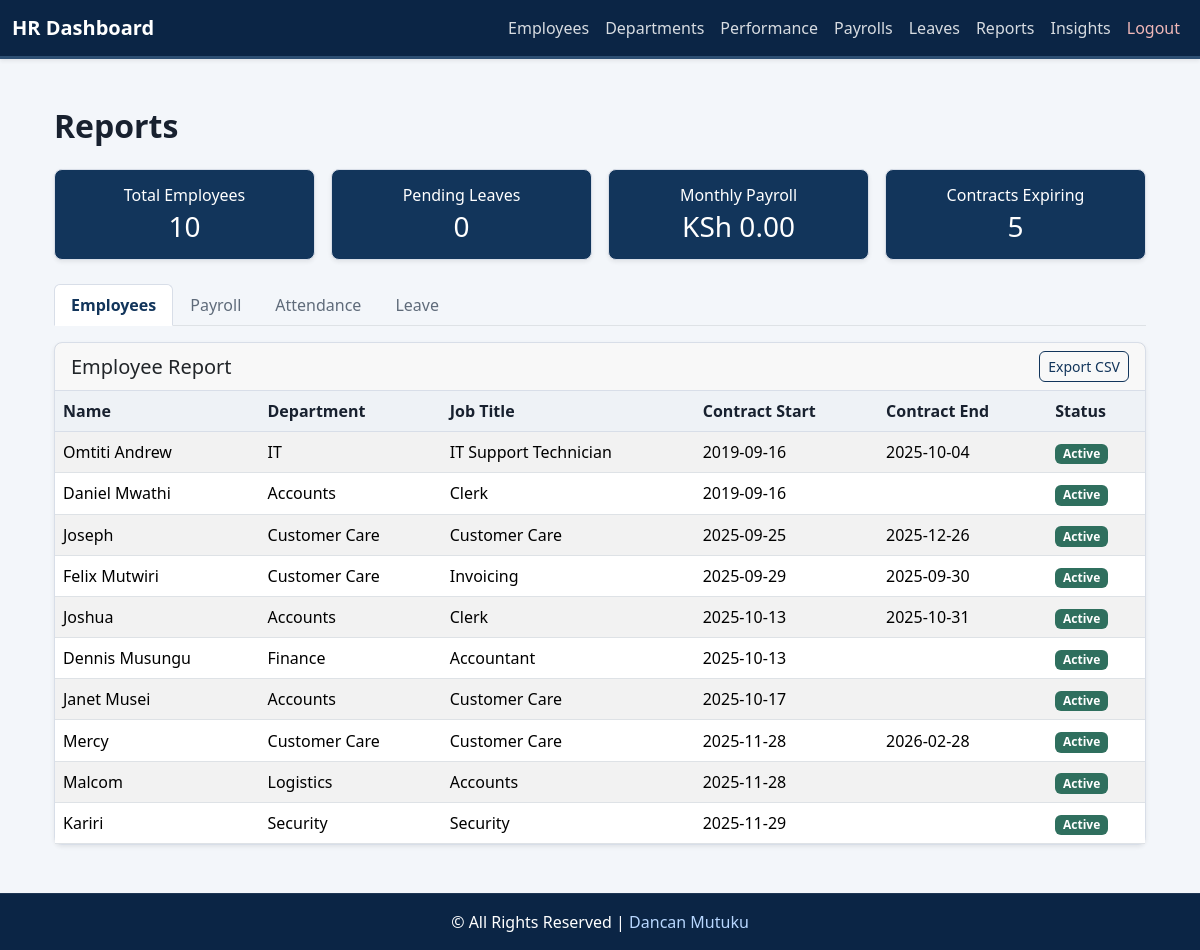
Page /employee/hr/reports/employees/ (signed in) on the committed database.
### core/models.py (models this page shows, shortened)
class Employee(models.Model):
    GENDER_CHOICES = (
        ("M", "Male"),
        ("F", "Female"),
    )
    user = models.OneToOneField(User, on_delete=models.CASCADE, related_name='employee_profile')
    employee_id = models.CharField(max_length=20, unique=True, blank=True, null=True)
    contact = models.CharField(max_length=20, blank=True)
    dob = models.DateField(null=True, blank=True)
    gender = models.CharField(max_length=1, choices=GENDER_CHOICES, blank=True)
    address = models.TextField(blank=True)
    job_title = models.CharField(max_length=100, blank=True)
    department = models.ForeignKey('Department', on_delete=models.SET_NULL, null=True, blank=True)
    hire_date = models.DateField(null=True, blank=True)
    is_active_employee = models.BooleanField(default=True)
    salary = models.DecimalField(
        max_digits=10, decimal_places=2, default=0, validators=[MinValueValidator(0)]
    )
    profile_picture = models.ImageField(upload_to="profiles/", blank=True, null=True)
    emergency_contact_name = models.CharField(max_length=100, blank=True, null=True)
    emergency_contact_phone = models.CharField(max_length=20, blank=True, null=True)
    annual_leave_balance = models.PositiveIntegerField(default=20)
    sick_leave_balance = models.PositiveIntegerField(default=10)
    contract_start = models.DateField(null=True, blank=True)
    contract_end = models.DateField(null=True, blank=True)
    @property
    def full_name(self):
        if self.user:
            return self.user.get_full_name() or self.user.username
        return "-"

class Department(models.Model):
    name = models.CharField(max_length=100)
    description = models.TextField(blank=True)

### core/views.py (the view)
# urls.py: path("hr/reports/employees/", views.employee_report, name="employee_report"),
@login_required
@group_required('HR')
def employee_report(request):
    total_employees = Employee.objects.count()
    pending_leaves = LeaveRequest.objects.filter(status="Pending").count()
    monthly_payroll = Payroll.objects.filter(
        period_start__month=timezone.now().month,
        period_start__year=timezone.now().year
    ).aggregate(total=models.Sum('net_pay'))['total'] or 0
    expiring_contracts = Employee.objects.filter(
        contract_end__lte=timezone.now() + timedelta(days=30)
    ).count()
    employees = Employee.objects.select_related("user", "department")
    payrolls = Payroll.objects.select_related("employee", "employee__user").order_by("-period_start")
    attendance = Attendance.objects.select_related("employee", "employee__user").order_by("-date")[:50]
    leaves = LeaveRequest.objects.select_related("employee", "employee__user").order_by("-start_date")
    context = {
        "total_employees": total_employees,
        "pending_leaves": pending_leaves,
        "monthly_payroll": monthly_payroll,
        "expiring_contracts": expiring_contracts,
        "employees": employees,
        "payrolls": payrolls,
        "attendance": attendance,
        "leaves": leaves,
    }
    return render(request, "reports/employee_report.html", context)

### core/templates/reports/employee_report.html (shortened to what this page needs)
{% extends "base_hr.html" %}
{% load static %}
{% block content %}
<div class="container mt-4">
    <h2 class="mb-4 fw-bold">Reports</h2>
    <div class="row g-3 mb-4">
        <div class="col-6 col-md-3">
            <div class="card text-white bg-primary shadow-sm rounded-3">
                <div class="card-body text-center">
                    <h6 class="card-title mb-1">Total Employees</h6>
                    <h3 class="mb-0">{{ total_employees }}</h3>
                </div>
            </div>
        </div>
        <div class="col-6 col-md-3">
            <div class="card text-white bg-success shadow-sm rounded-3">
                <div class="card-body text-center">
                    <h6 class="card-title mb-1">Pending Leaves</h6>
                    <h3 class="mb-0">{{ pending_leaves }}</h3>
                </div>
            </div>
        </div>
        <div class="col-6 col-md-3">
            <div class="card text-white bg-info shadow-sm rounded-3">
                <div class="card-body text-center">
                    <h6 class="card-title mb-1">Monthly Payroll</h6>
                    <h3 class="mb-0">KSh {{ monthly_payroll|floatformat:2 }}</h3>
                </div>
            </div>
        </div>
        <div class="col-6 col-md-3">
            <div class="card text-white bg-warning shadow-sm rounded-3">
                <div class="card-body text-center">
                    <h6 class="card-title mb-1">Contracts Expiring</h6>
                    <h3 class="mb-0">{{ expiring_contracts }}</h3>
                </div>
            </div>
        </div>
    </div>
    <ul class="nav nav-tabs mb-3" id="reportTabs" role="tablist">
        <li class="nav-item">
            <button class="nav-link active" id="employee-tab" data-bs-toggle="tab" data-bs-target="#employee" type="button" role="tab">Employees</button>
        </li>
        <li class="nav-item">
            <button class="nav-link" id="payroll-tab" data-bs-toggle="tab" data-bs-target="#payroll" type="button" role="tab">Payroll</button>
        </li>
        <li class="nav-item">
            <button class="nav-link" id="attendance-tab" data-bs-toggle="tab" data-bs-target="#attendance" type="button" role="tab">Attendance</button>
        </li>
        <li class="nav-item">
            <button class="nav-link" id="leave-tab" data-bs-toggle="tab" data-bs-target="#leave" type="button" role="tab">Leave</button>
        </li>
    </ul>
    <div class="tab-content" id="reportTabsContent">
        <div class="tab-pane fade show active" id="employee" role="tabpanel">
            <div class="card shadow-sm mb-4">
                <div class="card-header d-flex justify-content-between align-items-center">
                    <h5 class="mb-0">Employee Report</h5>
                    <a href="{% url 'hr_export_employees' %}" class="btn btn-sm btn-outline-primary">Export CSV</a>
                </div>
                <div class="card-body p-0">
                    <div class="table-responsive">
                        <table class="table table-striped table-hover mb-0 align-middle">
                            <thead class="table-light">
                                <tr>
                                    <th>Name</th>
                                    <th class="d-none d-md-table-cell">Department</th>
                                    <th class="d-none d-md-table-cell">Job Title</th>
                                    <th class="d-none d-lg-table-cell">Contract Start</th>
                                    <th class="d-none d-lg-table-cell">Contract End</th>
                                    <th>Status</th>
                                </tr>
                            </thead>
                            <tbody>
                                {% for emp in employees %}
                                <tr>
                                    <td>{{ emp.full_name }}</td>
                                    <td class="d-none d-md-table-cell">{{ emp.department.name|default:"-" }}</td>
                                    <td class="d-none d-md-table-cell">{{ emp.job_title|default:"-" }}</td>
                                    <td class="d-none d-lg-table-cell">{{ emp.hire_date|date:"Y-m-d" }}</td>
                                    <td class="d-none d-lg-table-cell">{{ emp.contract_end|date:"Y-m-d" }}</td>
                                    <td>
                                        {% if emp.is_active_employee %}
                                            <span class="badge bg-success">Active</span>
                                        {% else %}
                                            <span class="badge bg-danger">Inactive</span>
                                        {% endif %}
                                    </td>
                                </tr>
                                {% empty %}
                                <tr>
                                    <td colspan="6" class="text-center text-muted">No employee data available</td>
                                </tr>
                                {% endfor %}
                            </tbody>
                        </table>
                    </div>
                </div>
            </div>
        </div>
    </div>
</div>
{% endblock %}

### core/templates/base_hr.html (style rules this page uses)
:root { --brand: #12355b; --brand-dark: #0b2545; --brand-mid: #2d4f73; --brand-soft: #e8eef5; --success: #2f6f5e; --warning: #b7791f; --danger: #a33a3a; --info: #4f718b; --neutral: #5f6b7a; --page: #f3f6fa; --surface: #ffffff; --border: #d8dee8; --text: #18212f; --muted: #637083; }
body { min-height: 100vh; display: flex; flex-direction: column; font-family: "Segoe UI", Tahoma, Geneva, Verdana, sans-serif; background-color: var(--page); color: var(--text); }
.card { border-color: var(--border) !important; border-radius: 8px !important; box-shadow: 0 8px 24px rgba(18, 53, 91, 0.06); }
.card-header { border-bottom-color: var(--border); font-weight: 600; }
.bg-primary, .bg-info, .bg-success, .bg-warning { background-color: var(--brand) !important; color: #fff !important; }
.btn { border-radius: 6px; font-weight: 500; }
.btn-outline-primary, .btn-outline-info, .btn-outline-success { color: var(--brand) !important; border-color: var(--brand) !important; }
.badge { border-radius: 6px; font-weight: 600; }
.badge.bg-success { background-color: var(--success) !important; }
.table-light th, .table thead th { background-color: #eef2f6 !important; color: var(--text); border-color: var(--border); }
.nav-tabs .nav-link { color: var(--neutral); }
.nav-tabs .nav-link.active { color: var(--brand); font-weight: 600; border-color: var(--border) var(--border) var(--surface); }
.table-responsive { -webkit-overflow-scrolling: touch; }
.card-header, .list-group-item { overflow-wrap: anywhere; }

### rows in the picture
Employee: full_name "Omtiti Andrew", department.name "IT", job_title "IT Support Technician", hire_date "2019-09-16", contract_end "2025-10-04", is_active_employee "Active"
Employee: full_name "Daniel Mwathi", department.name "Accounts", job_title "Clerk", hire_date "2019-09-16", is_active_employee "Active"
Employee: full_name "Joseph", department.name "Customer Care", job_title "Customer Care", hire_date "2025-09-25", contract_end "2025-12-26", is_active_employee "Active"
Employee: full_name "Felix Mutwiri", department.name "Customer Care", job_title "Invoicing", hire_date "2025-09-29", contract_end "2025-09-30", is_active_employee "Active"
Employee: full_name "Joshua", department.name "Accounts", job_title "Clerk", hire_date "2025-10-13", contract_end "2025-10-31", is_active_employee "Active"
Employee: full_name "Dennis Musungu", department.name "Finance", job_title "Accountant", hire_date "2025-10-13", is_active_employee "Active"
Employee: full_name "Janet Musei", department.name "Accounts", job_title "Customer Care", hire_date "2025-10-17", is_active_employee "Active"
Employee: full_name "Mercy", department.name "Customer Care", job_title "Customer Care", hire_date "2025-11-28", contract_end "2026-02-28", is_active_employee "Active"
Employee: full_name "Malcom", department.name "Logistics", job_title "Accounts", hire_date "2025-11-28", is_active_employee "Active"
Employee: full_name "Kariri", department.name "Security", job_title "Security", hire_date "2025-11-29", is_active_employee "Active"

### other values in the picture
{{ total_employees }} "10"
{{ pending_leaves }} "0"
{{ monthly_payroll|floatformat:2 }} "0.00"
{{ expiring_contracts }} "5"
